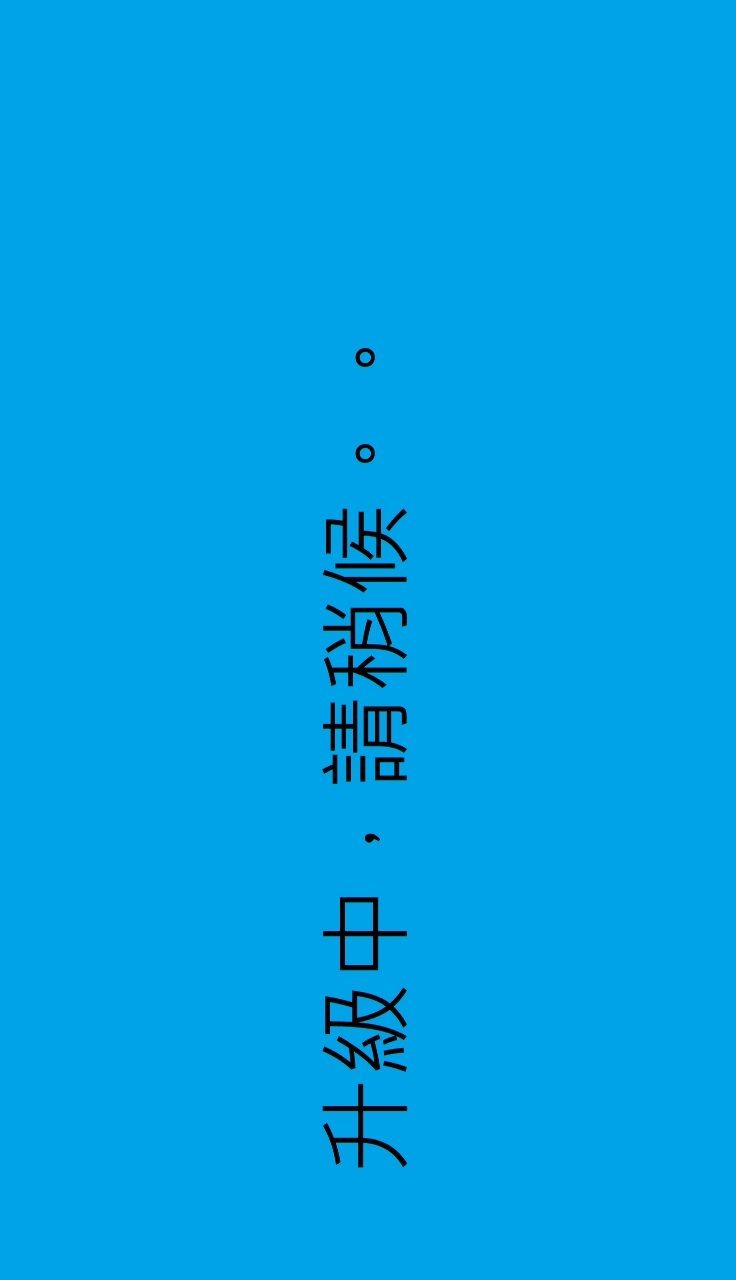
#> input picture build/tools/common/ota_tool/utils/example/upgrading.jpg, 736 x 1280 px
$ python cvi_make_splash.py --in ../../build/tools/common/ota_tool/utils/example/upgrading.jpg --out out.png
#> lines starting #> are read from the running program, lines starting #| are printed output that depends on the picture
#> in main, im is the input picture: PIL image 736x1280 RGB; mean R, G, B 0.4, 160.9, 229
#!/usr/bin/env python3
"""Convert a landscape PNG into a panel-native YV12 C header for u-boot.

The GC9503 panel on LicheeRV-Nano is 412x960 portrait. The Vibe Coding promo
artwork is authored as 960x412 landscape PNGs. This tool:

  1. Loads the PNG (RGB).
  2. Resizes to 960x412 if needed.
  3. Rotates 90 deg CW into panel-native 412x960 portrait orientation -- this
     matches the (px = PANEL_W - 1 - y, py = x) mapping baked into
     u-boot-2021.10/cmd/cvi_vo.c::gc9503_put_yuv_pixel().
  4. Converts RGB -> YUV using BT.601 limited range -- same constants as
     gc9503_rgb_to_yuv() so the in-board CSC (SCL_CSC_601_LIMIT_YUV2RGB) is
     correct.
  5. 4:2:0 chroma downsamples (2x2 box average).
  6. Emits a single .h with three `static const unsigned char` planes, packed
     tight (Y stride = 412, U/V stride = 206) -- the consumer in cvi_vo.c
     copies row-by-row into pitch_y=ALIGN(412,32)=416 / pitch_c=ALIGN(206,32)=224
     buffers.
"""
import argparse
import os
import sys

import numpy as np
from PIL import Image


PANEL_W = 412   # GC9503_PANEL_W
PANEL_H = 960   # GC9503_PANEL_H
LAND_W = PANEL_H
LAND_H = PANEL_W


def rgb_to_yuv_601_limited(rgb):
    r = rgb[:, :, 0].astype(np.int32)
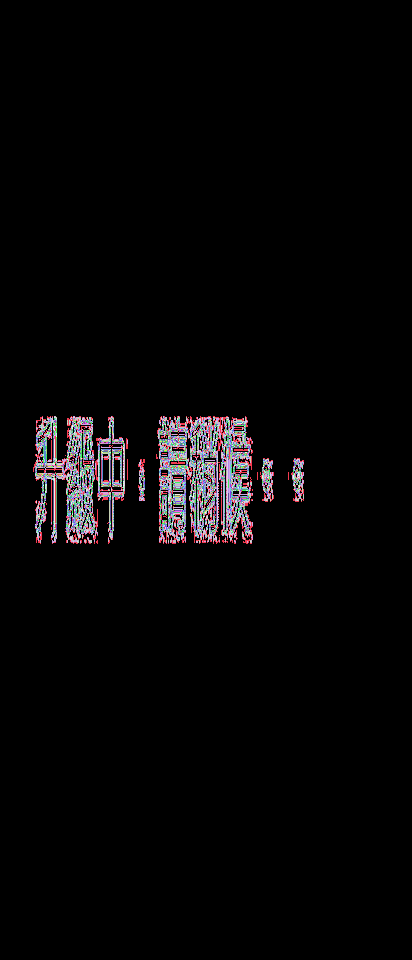
#> r: shape (960, 412) int32; 72 distinct labels, from 0 to 72; one colour per label, 0 black
    g = rgb[:, :, 1].astype(np.int32)
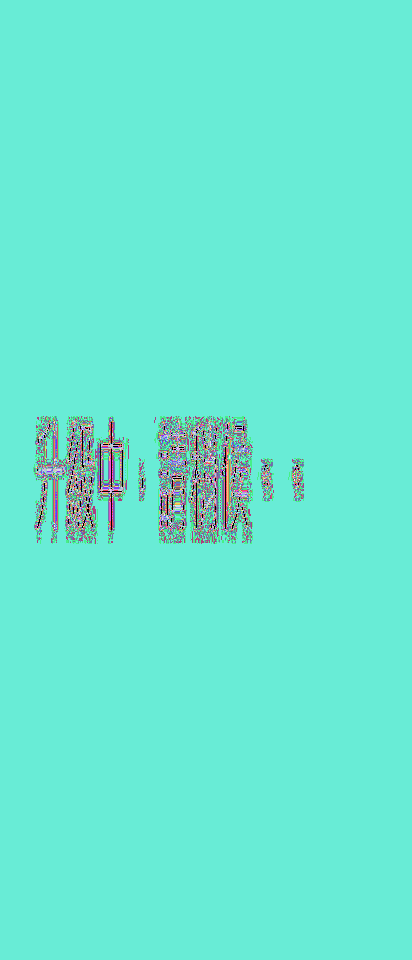
#> g: shape (960, 412) int32; 180 distinct labels, from 0 to 179; one colour per label, 0 black
    b = rgb[:, :, 2].astype(np.int32)
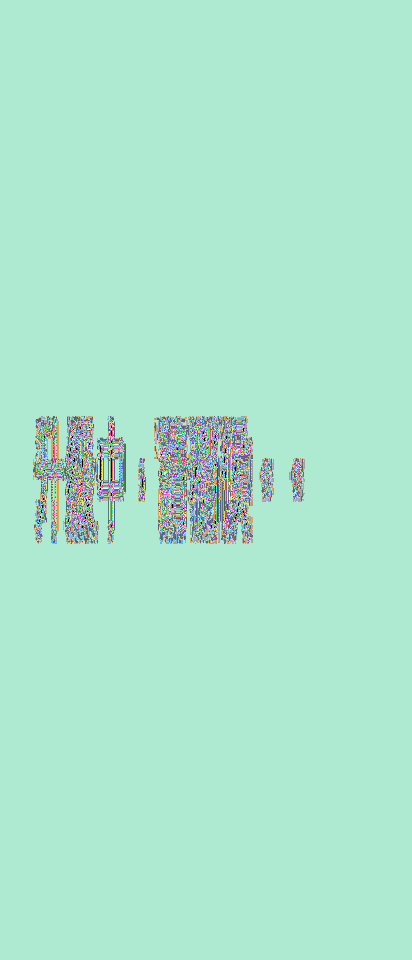
#> b: shape (960, 412) int32; 253 distinct labels, from 0 to 254; one colour per label, 0 black
    y = ((66 * r + 129 * g + 25 * b + 128) >> 8) + 16
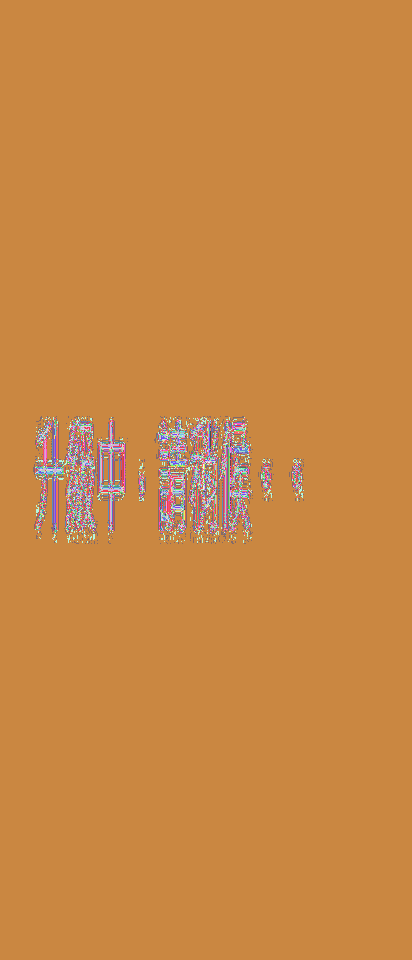
#> y: shape (960, 412) int32; 124 distinct labels, from 16 to 139; one colour per label, 0 black
    u = ((-38 * r - 74 * g + 112 * b + 128) >> 8) + 128
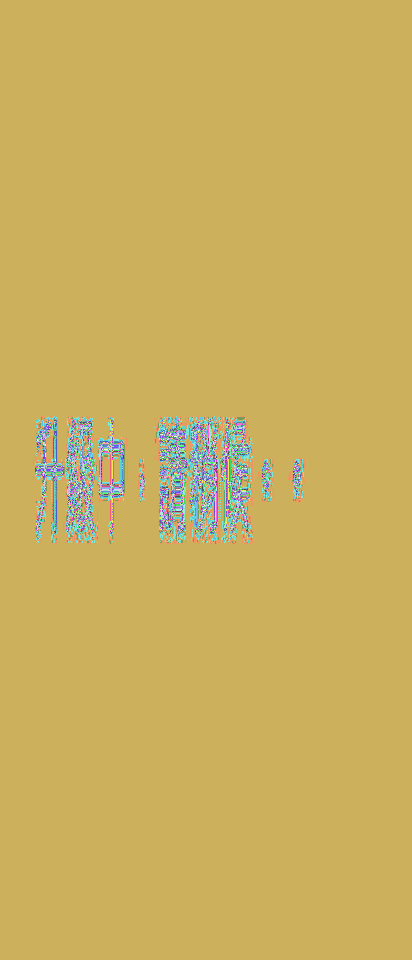
#> u: shape (960, 412) int32; 63 distinct labels, from 126 to 188; one colour per label, 0 black
    v = ((112 * r - 94 * g - 18 * b + 128) >> 8) + 128
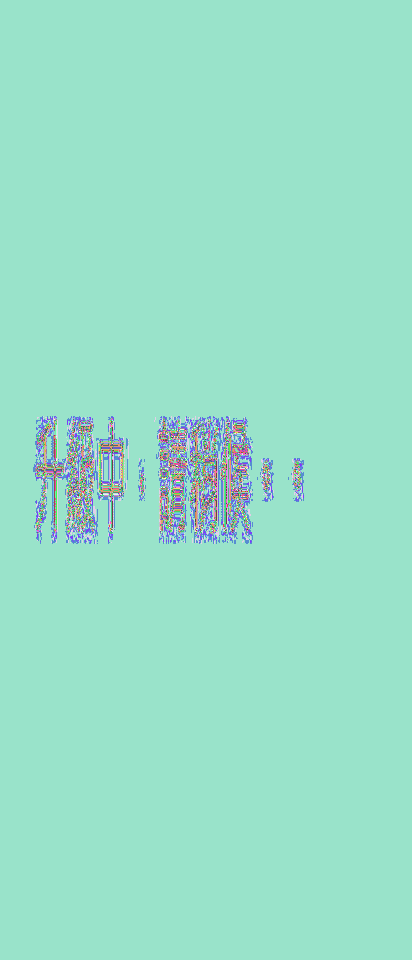
#> v: shape (960, 412) int32; 84 distinct labels, from 47 to 130; one colour per label, 0 black
    return (
        np.clip(y, 0, 255).astype(np.uint8),
        np.clip(u, 0, 255).astype(np.uint8),
        np.clip(v, 0, 255).astype(np.uint8),
    )


def main():
    ap = argparse.ArgumentParser()
    ap.add_argument("--in", dest="src", required=True, help="input PNG")
    ap.add_argument("--out", dest="dst", required=True, help="output .h")
    ap.add_argument("--symbol", default="IMG_9872_YV12",
                    help="C symbol prefix (e.g. FOO -> FOO_Y/_U/_V)")
    ap.add_argument("--guard", default="CVI_UBOOT_SPLASH_H",
                    help="header include-guard macro")
    args = ap.parse_args()

    im = Image.open(args.src).convert("RGB")
    if im.size != (LAND_W, LAND_H):
        print(f"WARN: {args.src}: {im.size} != {LAND_W}x{LAND_H}; resizing",
              file=sys.stderr)
        im = im.resize((LAND_W, LAND_H), Image.LANCZOS)

    # CW 90 deg into panel native portrait (PIL rotate(-90) = CW 90, expand=True
    # keeps full pixels). Result: PANEL_W x PANEL_H = 412 x 960.
    im_rot = im.rotate(-90, expand=True)
    if im_rot.size != (PANEL_W, PANEL_H):
        raise SystemExit(f"unexpected rotated size {im_rot.size}")
    arr = np.array(im_rot)            # (PANEL_H, PANEL_W, 3)
    y, u, v = rgb_to_yuv_601_limited(arr)
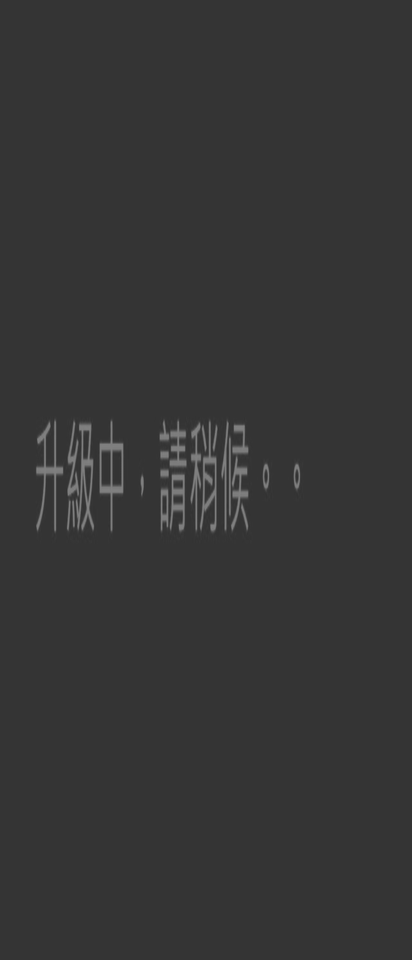
#> v: shape (960, 412); min 47, max 130, mean 53.2

    # 4:2:0 chroma: 2x2 box average
    u_ds = (u.reshape(PANEL_H // 2, 2, PANEL_W // 2, 2)
              .mean(axis=(1, 3)).astype(np.uint8))
    v_ds = (v.reshape(PANEL_H // 2, 2, PANEL_W // 2, 2)
              .mean(axis=(1, 3)).astype(np.uint8))

    planes = [
        ("Y", y.tobytes(), PANEL_W, PANEL_H),
        ("U", u_ds.tobytes(), PANEL_W // 2, PANEL_H // 2),
        ("V", v_ds.tobytes(), PANEL_W // 2, PANEL_H // 2),
    ]

    with open(args.dst, "w") as f:
        f.write(f"/* Auto-generated from {os.path.basename(args.src)} by "
                f"tools/cvi_make_splash.py. */\n")
        f.write(f"/* Panel-native YV12, {PANEL_W}x{PANEL_H} portrait, "
                f"BT.601 limited range. */\n")
        f.write(f"/* Do NOT edit manually -- regenerate by re-running the "
                f"script. */\n")
        f.write(f"#ifndef {args.guard}\n")
        f.write(f"#define {args.guard}\n\n")
        for name, data, w, h in planes:
            f.write(f"/* {args.symbol}_{name}: {w}x{h} */\n")
            f.write(f"static const unsigned char {args.symbol}_{name}"
                    f"[{len(data)}] = {{\n")
            for i in range(0, len(data), 16):
                chunk = data[i:i + 16]
                f.write("\t" + ", ".join(f"0x{b:02x}" for b in chunk) + ",\n")
            f.write("};\n\n")
#> this loop made 3 passes
#> (name, w, h) on passes 1 to 3: ('Y', 412, 960), ('U', 206, 480), ('V', 206, 480)
        f.write(f"#endif /* {args.guard} */\n")

    total = sum(len(d) for _, d, _, _ in planes)
#> total = 593280
    print(f"wrote {args.dst}: Y={len(planes[0][1])} U={len(planes[1][1])} "
          f"V={len(planes[2][1])} total={total} bytes ({total/1024:.0f} KB)",
          file=sys.stderr)


if __name__ == "__main__":
    main()
